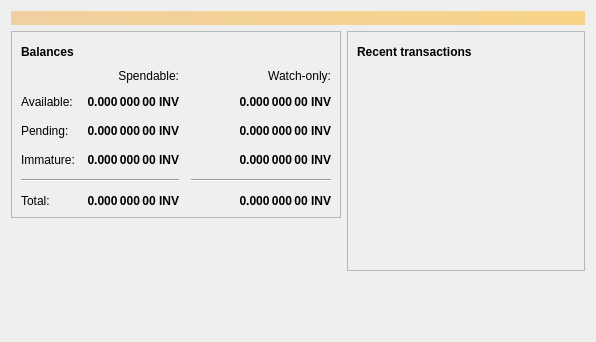
<?xml version="1.0" encoding="UTF-8"?>
<ui version="4.0">
 <class>OverviewPage</class>
 <widget class="QWidget" name="OverviewPage">
  <property name="geometry">
   <rect>
    <x>0</x>
    <y>0</y>
    <width>596</width>
    <height>342</height>
   </rect>
  </property>
  <property name="windowTitle">
   <string>Form</string>
  </property>
  <layout class="QVBoxLayout" name="topLayout">
   <item>
    <widget class="QLabel" name="labelAlerts">
     <property name="visible">
      <bool>false</bool>
     </property>
     <property name="styleSheet">
      <string notr="true">background-color: qlineargradient(x1: 0, y1: 0, x2: 1, y2: 0, stop:0 #F0D0A0, stop:1 #F8D488); color:#000000;</string>
     </property>
     <property name="wordWrap">
      <bool>true</bool>
     </property>
     <property name="margin">
      <number>3</number>
     </property>
    </widget>
   </item>
   <item>
    <layout class="QHBoxLayout" name="horizontalLayout" stretch="1,1">
     <item>
      <layout class="QVBoxLayout" name="verticalLayout_2">
       <item>
        <widget class="QFrame" name="frame">
         <property name="frameShape">
          <enum>QFrame::StyledPanel</enum>
         </property>
         <property name="frameShadow">
          <enum>QFrame::Raised</enum>
         </property>
         <layout class="QVBoxLayout" name="verticalLayout_4">
          <item>
           <layout class="QHBoxLayout" name="horizontalLayout_4">
            <item>
             <widget class="QLabel" name="label_5">
              <property name="font">
               <font>
                <weight>75</weight>
                <bold>true</bold>
               </font>
              </property>
              <property name="text">
               <string>Balances</string>
              </property>
             </widget>
            </item>
            <item>
             <widget class="QPushButton" name="labelWalletStatus">
              <property name="enabled">
               <bool>false</bool>
              </property>
              <property name="maximumSize">
               <size>
                <width>30</width>
                <height>16777215</height>
               </size>
              </property>
              <property name="toolTip">
               <string>The displayed information may be out of date. Your wallet automatically synchronizes with the Bitcoin network after a connection is established, but this process has not completed yet.</string>
              </property>
              <property name="text">
               <string/>
              </property>
              <property name="icon">
               <iconset resource="../minmontcoin.qrc">
                <normaloff>:/icons/warning</normaloff>
                <disabledoff>:/icons/warning</disabledoff>:/icons/warning</iconset>
              </property>
              <property name="iconSize">
               <size>
                <width>24</width>
                <height>24</height>
               </size>
              </property>
              <property name="flat">
               <bool>true</bool>
              </property>
             </widget>
            </item>
            <item>
             <spacer name="horizontalSpacer_3">
              <property name="orientation">
               <enum>Qt::Horizontal</enum>
              </property>
              <property name="sizeHint" stdset="0">
               <size>
                <width>40</width>
                <height>20</height>
               </size>
              </property>
             </spacer>
            </item>
           </layout>
          </item>
          <item>
           <layout class="QGridLayout" name="gridLayout">
            <property name="spacing">
             <number>12</number>
            </property>
            <item row="2" column="2">
             <widget class="QLabel" name="labelWatchPending">
              <property name="font">
               <font>
                <weight>75</weight>
                <bold>true</bold>
               </font>
              </property>
              <property name="cursor">
               <cursorShape>IBeamCursor</cursorShape>
              </property>
              <property name="toolTip">
               <string>Unconfirmed transactions to watch-only addresses</string>
              </property>
              <property name="text">
               <string notr="true">0.000 000 00 INV</string>
              </property>
              <property name="alignment">
               <set>Qt::AlignRight|Qt::AlignTrailing|Qt::AlignVCenter</set>
              </property>
              <property name="textInteractionFlags">
               <set>Qt::LinksAccessibleByMouse|Qt::TextSelectableByKeyboard|Qt::TextSelectableByMouse</set>
              </property>
             </widget>
            </item>
            <item row="2" column="1">
             <widget class="QLabel" name="labelUnconfirmed">
              <property name="font">
               <font>
                <weight>75</weight>
                <bold>true</bold>
               </font>
              </property>
              <property name="cursor">
               <cursorShape>IBeamCursor</cursorShape>
              </property>
              <property name="toolTip">
               <string>Total of transactions that have yet to be confirmed, and do not yet count toward the spendable balance</string>
              </property>
              <property name="text">
               <string notr="true">0.000 000 00 INV</string>
              </property>
              <property name="alignment">
               <set>Qt::AlignRight|Qt::AlignTrailing|Qt::AlignVCenter</set>
              </property>
              <property name="textInteractionFlags">
               <set>Qt::LinksAccessibleByMouse|Qt::TextSelectableByKeyboard|Qt::TextSelectableByMouse</set>
              </property>
             </widget>
            </item>
            <item row="3" column="2">
             <widget class="QLabel" name="labelWatchImmature">
              <property name="font">
               <font>
                <weight>75</weight>
                <bold>true</bold>
               </font>
              </property>
              <property name="cursor">
               <cursorShape>IBeamCursor</cursorShape>
              </property>
              <property name="toolTip">
               <string>Mined balance in watch-only addresses that has not yet matured</string>
              </property>
              <property name="text">
               <string notr="true">0.000 000 00 INV</string>
              </property>
              <property name="alignment">
               <set>Qt::AlignRight|Qt::AlignTrailing|Qt::AlignVCenter</set>
              </property>
              <property name="textInteractionFlags">
               <set>Qt::LinksAccessibleByMouse|Qt::TextSelectableByKeyboard|Qt::TextSelectableByMouse</set>
              </property>
             </widget>
            </item>
            <item row="4" column="0" colspan="2">
             <widget class="Line" name="line">
              <property name="orientation">
               <enum>Qt::Horizontal</enum>
              </property>
             </widget>
            </item>
            <item row="4" column="2">
             <widget class="Line" name="lineWatchBalance">
              <property name="sizePolicy">
               <sizepolicy hsizetype="Preferred" vsizetype="Fixed">
                <horstretch>0</horstretch>
                <verstretch>0</verstretch>
               </sizepolicy>
              </property>
              <property name="minimumSize">
               <size>
                <width>140</width>
                <height>0</height>
               </size>
              </property>
              <property name="orientation">
               <enum>Qt::Horizontal</enum>
              </property>
             </widget>
            </item>
            <item row="5" column="0">
             <widget class="QLabel" name="labelTotalText">
              <property name="text">
               <string>Total:</string>
              </property>
             </widget>
            </item>
            <item row="3" column="1">
             <widget class="QLabel" name="labelImmature">
              <property name="font">
               <font>
                <weight>75</weight>
                <bold>true</bold>
               </font>
              </property>
              <property name="cursor">
               <cursorShape>IBeamCursor</cursorShape>
              </property>
              <property name="toolTip">
               <string>Mined balance that has not yet matured</string>
              </property>
              <property name="text">
               <string notr="true">0.000 000 00 INV</string>
              </property>
              <property name="alignment">
               <set>Qt::AlignRight|Qt::AlignTrailing|Qt::AlignVCenter</set>
              </property>
              <property name="textInteractionFlags">
               <set>Qt::LinksAccessibleByMouse|Qt::TextSelectableByKeyboard|Qt::TextSelectableByMouse</set>
              </property>
             </widget>
            </item>
            <item row="2" column="3">
             <spacer name="horizontalSpacer_2">
              <property name="orientation">
               <enum>Qt::Horizontal</enum>
              </property>
              <property name="sizeHint" stdset="0">
               <size>
                <width>40</width>
                <height>20</height>
               </size>
              </property>
             </spacer>
            </item>
            <item row="3" column="0">
             <widget class="QLabel" name="labelImmatureText">
              <property name="text">
               <string>Immature:</string>
              </property>
             </widget>
            </item>
            <item row="5" column="1">
             <widget class="QLabel" name="labelTotal">
              <property name="font">
               <font>
                <weight>75</weight>
                <bold>true</bold>
               </font>
              </property>
              <property name="cursor">
               <cursorShape>IBeamCursor</cursorShape>
              </property>
              <property name="toolTip">
               <string>Your current total balance</string>
              </property>
              <property name="text">
               <string notr="true">0.000 000 00 INV</string>
              </property>
              <property name="alignment">
               <set>Qt::AlignRight|Qt::AlignTrailing|Qt::AlignVCenter</set>
              </property>
              <property name="textInteractionFlags">
               <set>Qt::LinksAccessibleByMouse|Qt::TextSelectableByKeyboard|Qt::TextSelectableByMouse</set>
              </property>
             </widget>
            </item>
            <item row="5" column="2">
             <widget class="QLabel" name="labelWatchTotal">
              <property name="font">
               <font>
                <weight>75</weight>
                <bold>true</bold>
               </font>
              </property>
              <property name="cursor">
               <cursorShape>IBeamCursor</cursorShape>
              </property>
              <property name="toolTip">
               <string>Current total balance in watch-only addresses</string>
              </property>
              <property name="text">
               <string notr="true">0.000 000 00 INV</string>
              </property>
              <property name="alignment">
               <set>Qt::AlignRight|Qt::AlignTrailing|Qt::AlignVCenter</set>
              </property>
              <property name="textInteractionFlags">
               <set>Qt::LinksAccessibleByMouse|Qt::TextSelectableByKeyboard|Qt::TextSelectableByMouse</set>
              </property>
             </widget>
            </item>
            <item row="0" column="2">
             <widget class="QLabel" name="labelWatchonly">
              <property name="text">
               <string>Watch-only:</string>
              </property>
              <property name="alignment">
               <set>Qt::AlignRight|Qt::AlignTrailing|Qt::AlignVCenter</set>
              </property>
             </widget>
            </item>
            <item row="1" column="0">
             <widget class="QLabel" name="labelBalanceText">
              <property name="text">
               <string>Available:</string>
              </property>
             </widget>
            </item>
            <item row="1" column="1">
             <widget class="QLabel" name="labelBalance">
              <property name="font">
               <font>
                <weight>75</weight>
                <bold>true</bold>
               </font>
              </property>
              <property name="cursor">
               <cursorShape>IBeamCursor</cursorShape>
              </property>
              <property name="toolTip">
               <string>Your current spendable balance</string>
              </property>
              <property name="text">
               <string notr="true">0.000 000 00 INV</string>
              </property>
              <property name="alignment">
               <set>Qt::AlignRight|Qt::AlignTrailing|Qt::AlignVCenter</set>
              </property>
              <property name="textInteractionFlags">
               <set>Qt::LinksAccessibleByMouse|Qt::TextSelectableByKeyboard|Qt::TextSelectableByMouse</set>
              </property>
             </widget>
            </item>
            <item row="1" column="2">
             <widget class="QLabel" name="labelWatchAvailable">
              <property name="font">
               <font>
                <weight>75</weight>
                <bold>true</bold>
               </font>
              </property>
              <property name="cursor">
               <cursorShape>IBeamCursor</cursorShape>
              </property>
              <property name="toolTip">
               <string>Your current balance in watch-only addresses</string>
              </property>
              <property name="text">
               <string notr="true">0.000 000 00 INV</string>
              </property>
              <property name="alignment">
               <set>Qt::AlignRight|Qt::AlignTrailing|Qt::AlignVCenter</set>
              </property>
              <property name="textInteractionFlags">
               <set>Qt::LinksAccessibleByMouse|Qt::TextSelectableByKeyboard|Qt::TextSelectableByMouse</set>
              </property>
             </widget>
            </item>
            <item row="2" column="0">
             <widget class="QLabel" name="labelPendingText">
              <property name="text">
               <string>Pending:</string>
              </property>
             </widget>
            </item>
            <item row="0" column="1">
             <widget class="QLabel" name="labelSpendable">
              <property name="text">
               <string>Spendable:</string>
              </property>
              <property name="alignment">
               <set>Qt::AlignRight|Qt::AlignTrailing|Qt::AlignVCenter</set>
              </property>
             </widget>
            </item>
           </layout>
          </item>
         </layout>
        </widget>
       </item>
       <item>
        <spacer name="verticalSpacer">
         <property name="orientation">
          <enum>Qt::Vertical</enum>
         </property>
         <property name="sizeHint" stdset="0">
          <size>
           <width>20</width>
           <height>40</height>
          </size>
         </property>
        </spacer>
       </item>
      </layout>
     </item>
     <item>
      <layout class="QVBoxLayout" name="verticalLayout_3">
       <item>
        <widget class="QFrame" name="frame_2">
         <property name="frameShape">
          <enum>QFrame::StyledPanel</enum>
         </property>
         <property name="frameShadow">
          <enum>QFrame::Raised</enum>
         </property>
         <layout class="QVBoxLayout" name="verticalLayout">
          <item>
           <layout class="QHBoxLayout" name="horizontalLayout_2">
            <item>
             <widget class="QLabel" name="label_4">
              <property name="font">
               <font>
                <weight>75</weight>
                <bold>true</bold>
               </font>
              </property>
              <property name="text">
               <string>Recent transactions</string>
              </property>
             </widget>
            </item>
            <item>
             <widget class="QPushButton" name="labelTransactionsStatus">
              <property name="enabled">
               <bool>false</bool>
              </property>
              <property name="maximumSize">
               <size>
                <width>30</width>
                <height>16777215</height>
               </size>
              </property>
              <property name="toolTip">
               <string>The displayed information may be out of date. Your wallet automatically synchronizes with the Bitcoin network after a connection is established, but this process has not completed yet.</string>
              </property>
              <property name="text">
               <string/>
              </property>
              <property name="icon">
               <iconset resource="../minmontcoin.qrc">
                <normaloff>:/icons/warning</normaloff>
                <disabledoff>:/icons/warning</disabledoff>:/icons/warning</iconset>
              </property>
              <property name="iconSize">
               <size>
                <width>24</width>
                <height>24</height>
               </size>
              </property>
              <property name="flat">
               <bool>true</bool>
              </property>
             </widget>
            </item>
            <item>
             <spacer name="horizontalSpacer">
              <property name="orientation">
               <enum>Qt::Horizontal</enum>
              </property>
              <property name="sizeHint" stdset="0">
               <size>
                <width>40</width>
                <height>20</height>
               </size>
              </property>
             </spacer>
            </item>
           </layout>
          </item>
          <item>
           <widget class="QListView" name="listTransactions">
            <property name="styleSheet">
             <string notr="true">QListView { background: transparent; }</string>
            </property>
            <property name="frameShape">
             <enum>QFrame::NoFrame</enum>
            </property>
            <property name="verticalScrollBarPolicy">
             <enum>Qt::ScrollBarAlwaysOff</enum>
            </property>
            <property name="horizontalScrollBarPolicy">
             <enum>Qt::ScrollBarAlwaysOff</enum>
            </property>
            <property name="selectionMode">
             <enum>QAbstractItemView::NoSelection</enum>
            </property>
           </widget>
          </item>
         </layout>
        </widget>
       </item>
       <item>
        <spacer name="verticalSpacer_2">
         <property name="orientation">
          <enum>Qt::Vertical</enum>
         </property>
         <property name="sizeHint" stdset="0">
          <size>
           <width>20</width>
           <height>40</height>
          </size>
         </property>
        </spacer>
       </item>
      </layout>
     </item>
    </layout>
   </item>
  </layout>
 </widget>
 <resources/>
 <connections/>
</ui>
